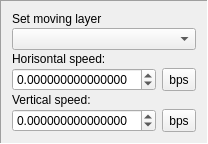
       <widget class="QFrame" name="layerMovement_group">
        <property name="frameShape">
         <enum>QFrame::Panel</enum>
        </property>
        <property name="frameShadow">
         <enum>QFrame::Sunken</enum>
        </property>
        <layout class="QGridLayout" name="gridLayout_2" columnstretch="1000,0">
         <property name="sizeConstraint">
          <enum>QLayout::SetMinimumSize</enum>
         </property>
         <property name="verticalSpacing">
          <number>2</number>
         </property>
         <item row="2" column="0" colspan="2">
          <widget class="QLabel" name="label_18">
           <property name="text">
            <string>Horisontal speed:</string>
           </property>
          </widget>
         </item>
         <item row="5" column="0">
          <widget class="QDoubleSpinBox" name="LVLEvent_LayerMov_spY">
           <property name="mouseTracking">
            <bool>false</bool>
           </property>
           <property name="focusPolicy">
            <enum>Qt::ClickFocus</enum>
           </property>
           <property name="decimals">
            <number>15</number>
           </property>
           <property name="minimum">
            <double>-99999999.000000000000000</double>
           </property>
           <property name="maximum">
            <double>9999999.000000000000000</double>
           </property>
          </widget>
         </item>
         <item row="0" column="0" colspan="2">
          <widget class="QLabel" name="label_14">
           <property name="text">
            <string>Set moving layer</string>
           </property>
          </widget>
         </item>
         <item row="1" column="0" colspan="2">
          <widget class="QComboBox" name="LVLEvent_LayerMov_List">
           <property name="mouseTracking">
            <bool>false</bool>
           </property>
           <property name="focusPolicy">
            <enum>Qt::NoFocus</enum>
           </property>
           <property name="maxVisibleItems">
            <number>50</number>
           </property>
          </widget>
         </item>
         <item row="3" column="0">
          <widget class="QDoubleSpinBox" name="LVLEvent_LayerMov_spX">
           <property name="mouseTracking">
            <bool>false</bool>
           </property>
           <property name="focusPolicy">
            <enum>Qt::ClickFocus</enum>
           </property>
           <property name="decimals">
            <number>15</number>
           </property>
           <property name="minimum">
            <double>-99999999.000000000000000</double>
           </property>
           <property name="maximum">
            <double>9999999.000000000000000</double>
           </property>
          </widget>
         </item>
         <item row="4" column="0" colspan="2">
          <widget class="QLabel" name="label_19">
           <property name="text">
            <string>Vertical speed:</string>
           </property>
          </widget>
         </item>
         <item row="3" column="1">
          <widget class="QToolButton" name="bps_LayerMov_horSpeed">
           <property name="sizePolicy">
            <sizepolicy hsizetype="Minimum" vsizetype="Preferred">
             <horstretch>0</horstretch>
             <verstretch>0</verstretch>
            </sizepolicy>
           </property>
           <property name="text">
            <string>bps</string>
           </property>
          </widget>
         </item>
         <item row="5" column="1">
          <widget class="QToolButton" name="bps_LayerMov_vertSpeed">
           <property name="sizePolicy">
            <sizepolicy hsizetype="Minimum" vsizetype="Preferred">
             <horstretch>0</horstretch>
             <verstretch>0</verstretch>
            </sizepolicy>
           </property>
           <property name="text">
            <string>bps</string>
           </property>
          </widget>
         </item>
        </layout>
       </widget>
